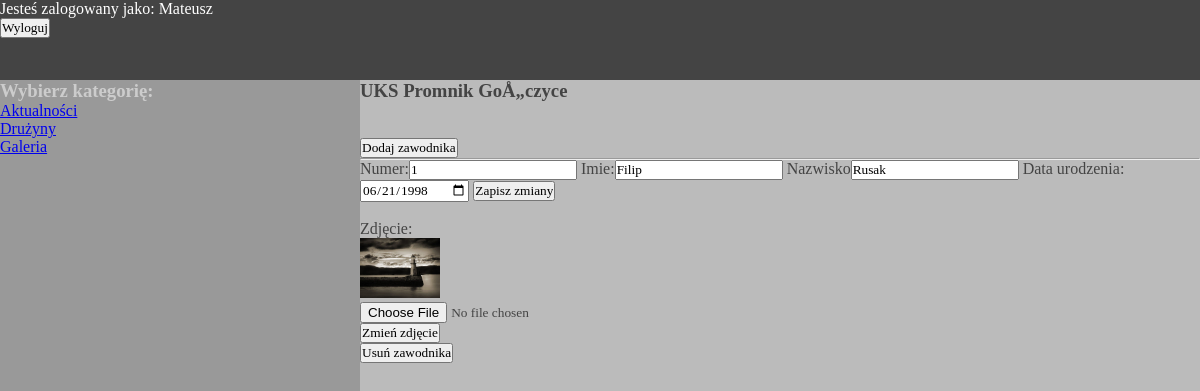
/admin/panel.php?strona=zawodnicy&druzyna=3 (signed in), run on the app's committed database.
### tables this page shows
CREATE TABLE `teams` (
  `team_id` int(11) NOT NULL,
  `name` text NOT NULL,
  `description` text NOT NULL
);

CREATE TABLE `players` (
  `player_id` int(11) NOT NULL,
  `team_id` int(11) NOT NULL,
  `number` int(11) NOT NULL,
  `name` text NOT NULL,
  `surname` text NOT NULL,
  `birth_date` text NOT NULL,
  `photo` text NOT NULL
);

### admin/panel/view/players.php (the view, shortened to what this page needs)
<?php
    $id = $_GET['druzyna'];
    require_once('../admin/scripts/connect.php');
    $con = mysqli_connect($host, $usr, $pass, $db);
    $players = mysqli_query($con, "SELECT * FROM players WHERE team_id='$id'");
    $team_name = mysqli_fetch_array(mysqli_query($con, "SELECT name FROM teams WHERE team_id='$id'"));
    echo '<h3>'.$team_name[0].'</h3><br><br><a href="../admin/panel.php?strona=dodajzawodnika&druzyna='.$id.'"><button>Dodaj zawodnika</button></a><hr>';
    while($p = mysqli_fetch_assoc($players)) {
        echo '<div class="row"><form action="../admin/panel/model/player_edit.php?id='.$p['player_id'].'&team='.$id.'" method="post">
        <label>Numer:</label><input type="number" value="'.$p['number'].'" name="number">
        <label>Imie:</label><input type="text" name="name" value="'.$p['name'].'">
        <label>Nazwisko</label><input type="text" name="surname" value="'.$p['surname'].'">
        <label>Data urodzenia:</label><input type="date" name="birth_date" value="'.$p['birth_date'].'">
        <input type="submit" value="Zapisz zmiany"></form><br>
        <label>Zdjęcie:</label><br>
        <form enctype="multipart/form-data" method="post" action="../admin/panel/model/player_img.php?id='.$p['player_id'].'&team='.$id.'">';
        if($p['photo'] === "") {
            echo '<input type="file" name="picture"><br>
            <input type="submit" value="Zapisz zdjęcie">';
        }
        else {
            echo '<img src="/promnik/img/players/'.$p['photo'].'" alt="'.$p['name'].' '.$p['surname'].'" class="photo" width="80"><br>
            <input type="file" name="picture"><br>
            <input type="submit" value="Zmień zdjęcie">';
        }
        echo '</form><a href="/promnik/admin/panel/model/player_del.php?id='.$p['player_id'].'&team='.$id.'">
            <button>Usuń zawodnika</button></a></div>';
    }
?>

### css/panel.css (style rules this page uses)
* { font-family: Verdana; margin: 0; padding: 0; }

### data on the page
teams: name "UKS Promnik GoÅ„czyce"
players: number "1", name "Filip", surname "Rusak", birth_date "06/21/1998", photo (picture)

### other printed values
$_SESSION['usr_name'] "Mateusz"
